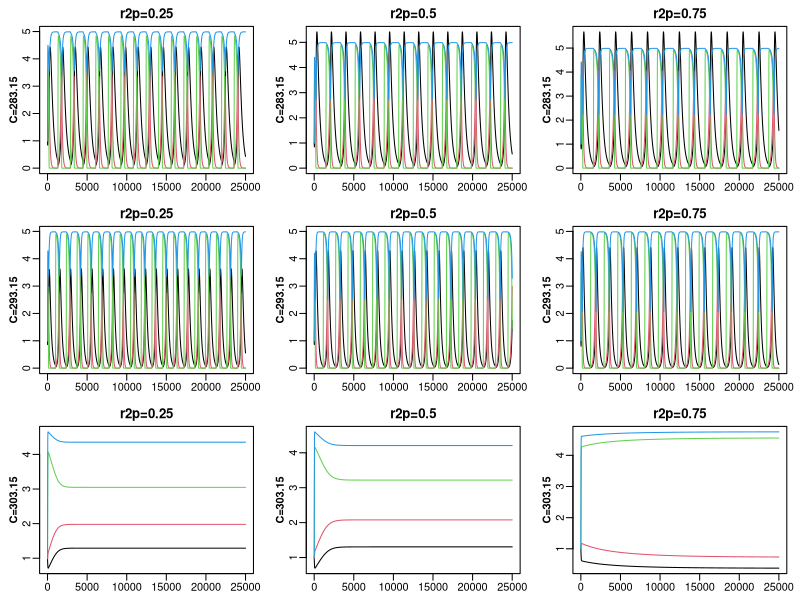
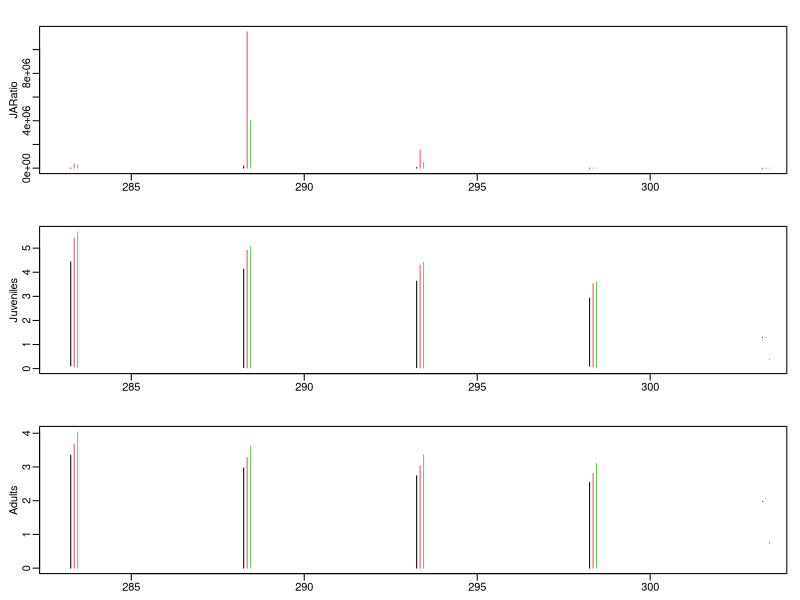

Write R code to recreate these figures, in order.

library(deSolve)

#### RUNTIME ###################################################################

# start timing script
start <- proc.time()

#### VARIABLES #################################################################

# Parameters -------------------------------------------------------------------

z    <- 0.2         # adult to juvenile size ratio
p    <- 0.4         # adult modifier on production of juveniles
                    # can use to modify stage structure
                    # seems like it needs to be <1
sig  <- 0.7         # conversion efficiency of resource to useful energy for fish
M    <- 1           # maximum ingestion rate
                    # make mass-specific?
                    # Mt vs. temperature forms a negative parabola
MS   <- 10          # function breadth for max intake rate
                    # attack rate
H    <- 1           # handling time
                    # speed at which fish can eat resources (smaller is faster)
HS   <- 10          # function breadth for handling time
                    # HSt vs. temperature forms a negative parabola
uJ   <- 10000       # juvenile mortality
                    # uJt = 0.05 when C = 293.15
uA   <- 10000       # adult mortality
                    # uAt = 0.05 when C = 293.15
uJe  <- -0.308      # activation energy of juvenile mortality
uAe  <- -0.308      # activation energy of adult mortality
uR1  <- 1000        # shared resource mortality
uR2  <- 1000        # adult-specific resource mortality
                    # uRt = 0.005 when C = 293.15
uR1e <- -0.308      # activation energy of shared resource mortality
uR2e <- -0.308      # activation energy of adult-specific resource mortality
t    <- 10000       # costs of maintaining somatic growth/turnover
                    # base level of resource intake you must exceed to mature/reproduce
                    # tt = 0.1 when C = 293.15
te   <- -0.291      # activation energy of metabolic waste
r1   <- 1.5         # shared resource growth rate
r2   <- 1.5         # adult-specific resource growth rate
                    # r1t and r2t vs. temperature forms a negative parabola
r1S  <- 15          # function breadth for shared resource growth rate
r2S  <- 15          # function breadth for adult-specific resource growth rate
r1p  <- 1           # proportion of shared resource available to adults
r2p  <- 0.5         # proportion of adult-specific resource available to adults
                    # r2p is a fraction between 0 and 1 (inclusive)
                    # r2p=0   when adults access none of adult-specific resource
                    # r2p=0.5 when adults access half of adult-specific resource
                    # r2p=1   when adults access all of adult-specific resource
K1   <- 5           # shared resource carrying capacity
K2   <- 5           # adult-specific resource carrying capacity
B    <- 0.5         # adult reproductive rate
kb   <- 8.617*10^-5 # boltzmann's constant
C    <- 293.15      # temperature in kelvin
                    # 283.15 is cold, 293.15 is optimal, 303.15 is hot
Copt <- 293.15      # optimal temperature in kelvin

# Initial State Variables ------------------------------------------------------

j.initial  <- 1     # juveniles
a.initial  <- 1     # adults
r1.initial <- 1     # shared resources
r2.initial <- 1     # adult-specific resources

# Create Variable Vector -------------------------------------------------------

variable.vec <- c(z=z, p=p, sig=sig, M=M, MS=MS, H=H, HS=HS, uJ=uJ, uA=uA,
                  uJe=uJe, uAe=uAe, uR1=uR1, uR2=uR2, uR1e=uR1e, uR2e=uR2e, t=t,
                  te=te, r1=r1, r2=r2, r1S=r1S, r2S=r2S, r1p=r1p, r2p=r2p,
                  K1=K1, K2=K2, B=B, kb=kb, C=C, Copt=Copt, j.initial=j.initial,
                  a.initial=a.initial, r1.initial=r1.initial,
                  r2.initial=r2.initial)

# enter indices of parameters in variable.vec
parameters.indices <- 1:29

# enter indices of initial state variables in variable.vec
state.indices <- 30:33

#### CHANGING VARIABLES ########################################################

# enter name of temperature parameter
C.name <- "C"
# choose range of temperatures
C.seq <- seq(from=Copt-10, to=Copt+10, length=5)

# enter name of proportion of adult-specific resource available to adults
r2p.name <- "r2p"
# choose range of proportions
r2p.seq <- seq(from=r2p-0.25, to=r2p+0.25, length=3)

# determine repetition length
repetitions.length <- length(C.seq)*length(r2p.seq)

# create parameter matrix
variable.matrix <- matrix(data=variable.vec, nrow=length(variable.vec),
                          ncol=repetitions.length)
row.names(variable.matrix) <- names(variable.vec)

# update temperature
variable.matrix[C.name,] <- rep(C.seq, times=length(r2p.seq))

# update proportions
variable.matrix[r2p.name,] <- rep(r2p.seq, each=length(C.seq))

#### ODE FUNCTIONS #############################################################

# t subscript in variable name indicates temperature-sensitive

# Mt: maximum ingestion rate
# Ht: handling time
# tt: costs of maintaining somatic growth/turnover
# uJt: mortality rate for juveniles
# uAt: mortality rate for adults
# uR1t: mortality rate for shared resources
# uR2t: mortality rate for adult-specific resources
# r1t: resource growth rate
# r2t: adult-specific resource growth rate
# qt: competitive difference between adults and juveniles
    # qt=1 when juveniles and adults are equal competitors
    # qt=0.5 when juveniles are 3x better than adults
    # qt=1.5 when adults 3x better than juveniles
# ca: functional response for adults
# cj: functional response for juveniles
# mj: juvenile maturation rate
# ra: reproduction per adult

BaseStaget<-function(t,y,p){
    {
        J<-y[1]
        A<-y[2]
        R1<-y[3]
        R2<-y[4]
    }
    with(as.list(p),{
        Mt<-M*exp(-(C-Copt)^2/(2*MS)^2)
        Ht<-H*exp((C-Copt)^2/(2*HS)^2)
        tt<-t*exp(te/(kb*C))
        uJt<-uJ*exp(uJe/(kb*C))
        uAt<-uA*exp(uAe/(kb*C))
        uR1t<-uR1*exp(uR1e/(kb*C))
        uR2t<-uR2*exp(uR2e/(kb*C))
        r1t<-r1*exp(-(C-Copt)^2/(2*r1S)^2)
        r2t<-r2*exp(-(C-Copt)^2/(2*r2S)^2)
        qt<-1
        
        ca1<-qt*Mt*r1p*R1/(Ht+r1p*(R1+r2p*R2))
        ca2<-qt*Mt*r2p*R2/(Ht+r2p*(R1+r2p*R2))
        ca<-ca1+ca2
        cj<-(2-qt)*Mt*R1/(Ht+R1)

        ifelse((sig*cj-tt)<0, mj<-0, mj<-(sig*cj-tt-uJt)/(1-z^(1-(uJt/(sig*cj-tt)))))
        ifelse((sig*ca-tt)<0, ra<-0, ra<-(sig*ca-tt)*B)
        
        dJ.dt<- ra*A - mj*J - uJt*J
        dA.dt<- mj*J - uAt*A - ra*p*A
        dR1.dt<- r1t*R1*(1-(R1/K1)) - ca1*A - uR1t*R1 - cj*J
        dR2.dt<- r2t*R2*(1-(R2/K2)) - ca2*A - uR2t*R2
        
        return(list(c(dJ.dt, dA.dt, dR1.dt, dR2.dt)))
    })
}

#### SIMULATION ################################################################

# Choose How Long to Run -------------------------------------------------------
iterations <- 0:25000
iterations <- iterations/10

# Dynamics Plot Preferences ----------------------------------------------------

# plot juvenile, adult, and resource dynamics?
dynamics.plot = T

if (dynamics.plot){
    # which dynamics to plot?
    C.dynamics.to.plot <- C.seq[c(-2,-4)]
    r2p.dynamics.to.plot <- r2p.seq
    # plot layout
    par(mfcol=c(length(C.dynamics.to.plot),length(r2p.dynamics.to.plot)),
        mar=c(2,3,2,1), mgp=c(1.5,0.5,0))
}

# Run Simulation ---------------------------------------------------------------

# initialize list to store output
output <- list()

for (r in 1:repetitions.length) {
    
    print(paste0("Starting simulation for repetition ",r))
    
    # set parameters
    parms <- variable.matrix[parameters.indices, r]

    # set initial state variables
    y <- variable.matrix[state.indices, r]
    names(y) <- c("Juveniles", "Adults", "Shared Resources", "Adult Resources")
    
    # run simulation
    output[[r]] <- ode(y=y, time=iterations, BaseStaget, parms=parms)
    # remove time column
    output[[r]] <- output[[r]][,-1]
    # add juvenile to adult ratio
    JARatio <- output[[r]][,"Juveniles"] / output[[r]][,"Adults"]
    output[[r]] <- cbind(output[[r]], JARatio)
    
    # juvenile, adult, and resources dynamics plot
    if (dynamics.plot) {
        # if parameter is included in parameters for dynamics to plot
        if (sum(variable.matrix[C.name,r]==C.dynamics.to.plot)==1 &
            sum(variable.matrix[r2p.name,r]==r2p.dynamics.to.plot)==1) {
            # plot dynamics
            matplot(output[[r]][,1:4],type="l",lty=1,pch=0.5,col=1:4, xlab='', ylab='')
            title(ylab=paste0(C.name,"=",variable.matrix[C.name,r]), 
                  main=paste0(r2p.name,"=",variable.matrix[r2p.name,r]),
                  cex.lab=1, font.lab=2)
        }
    }

} # end repetitions loop

# Bifurcation Plots ------------------------------------------------------------

# plot bifurcation plot?
b.plot = T

# bifurcation plot
if (b.plot) {

    # which state variable should be plotted in bifurcation plot?
    b.vars <- c("JARatio", "Juveniles", "Adults")
    # which proportion of iterations should be plotted in bifurcation plot?
    # ex. 0.25 will plot last quarter of iterations
    b.portion <- 0.5
    
    # plot layout
    par(mfcol=c(length(b.vars),1), mar=c(2,3,2,1), mgp=c(1.5,0.5,0))
    
    # choose rows to plot
    total.rows <- length(iterations)
    b.first.row <- round((1-b.portion) * total.rows)
    b.last.row <- total.rows
    b.rows <- b.first.row:b.last.row
    
    # set up plot axes and labels
    range.lim <- lapply(output, function(x) apply(x, 2, range))
    range.lim <- apply(do.call("rbind", range.lim), 2, range)
    
    for (b in b.vars) {
        # set up axes
        plot(0, 0, pch = "", xlim = range(variable.matrix[C.name,]), ylim = range.lim[,b],
             xlab='', ylab=b)
        
        # plot points
        for (r in 1:repetitions.length) {
            max.val <- max(output[[r]][b.rows,b])
            min.val <- min(output[[r]][b.rows,b])
            # which.r2p used to assign colors and offset lines in plot
            which.r2p <- which(r2p.seq==variable.matrix[r2p.name,r])
            lines(x=rep(variable.matrix[C.name,r], 2)+which.r2p*0.1,
                  y=c(min.val, max.val), col=which.r2p)
        }
    }
    
}

#### RUNTIME ###################################################################

# stop timing script
end <- proc.time()
# print elapsed time
print(end[3]-start[3])
